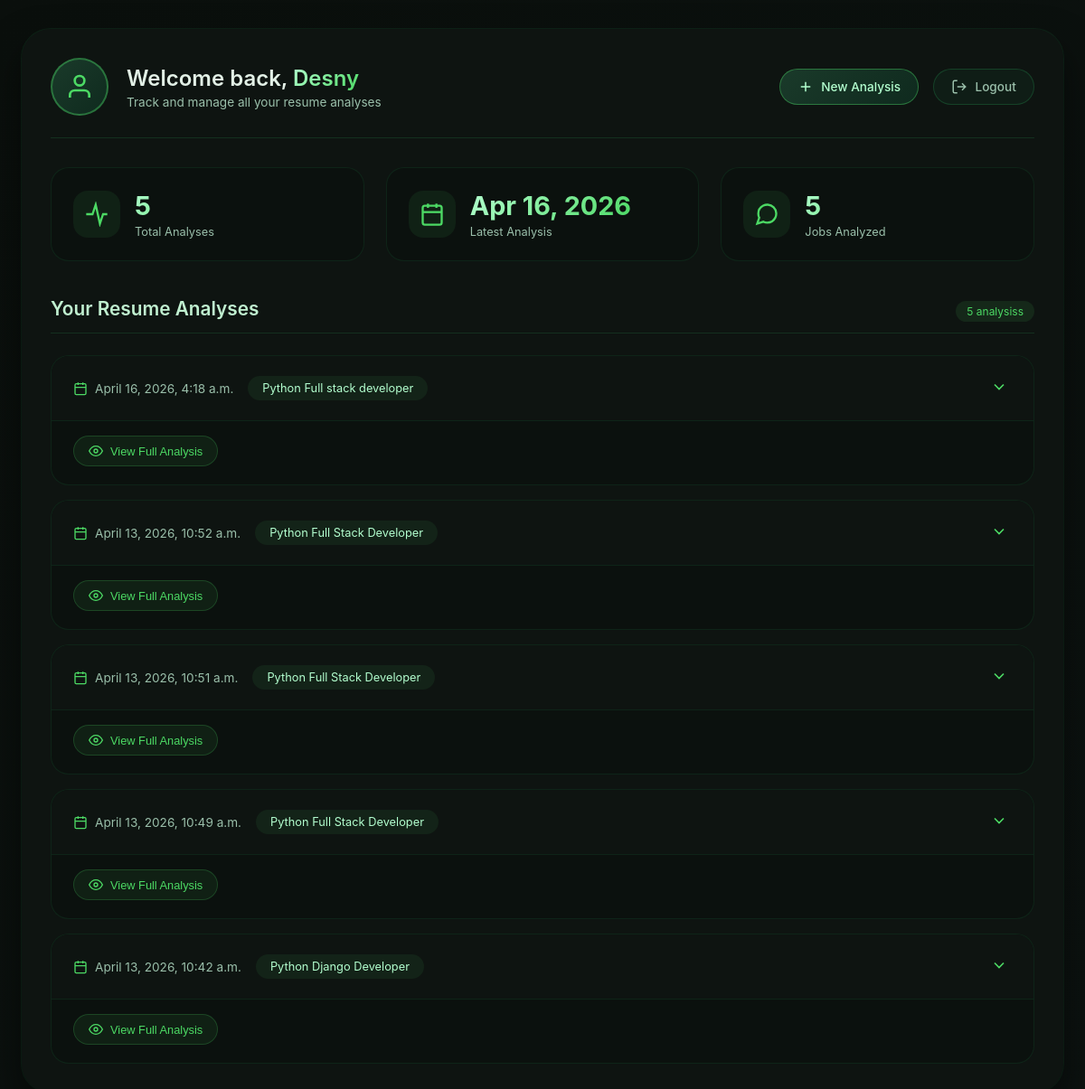
The page /dashboard/ (signed in) on the database its author committed.
### app/models.py (models this page shows, shortened)
class ResumeAnalysis(models.Model):
    user = models.ForeignKey(User, on_delete=models.CASCADE)
    resume=models.FileField(upload_to='resumes/')
    job_description=models.TextField()
    extracted_text=models.TextField(blank=True)
    result=models.TextField(blank=True)
    created_at=models.DateTimeField(auto_now_add=True)

### app/views.py (the view)
# urls.py: path('dashboard/', dashboard, name='dashboard'),
@login_required
def dashboard(request):
    analyses = ResumeAnalysis.objects.filter(user=request.user).order_by('-created_at')
    return render(request, 'dashboard.html', {'analyses': analyses})

### template/dashboard.html (shortened to what this page needs)
<!DOCTYPE html>
<html lang="en">
<head>
    {% load static %}
    <link rel="stylesheet" href="{% static 'css/dashboard.css' %}">
</head>
<body>
    <div class="container">
        <div class="dashboard-wrapper">
            <div class="dashboard-header">
                <div class="welcome-section">
                    <div class="avatar">
                        <svg viewBox="0 0 24 24" fill="none" stroke="currentColor" stroke-width="2">
                            <path d="M20 21v-2a4 4 0 0 0-4-4H8a4 4 0 0 0-4 4v2"/>
                            <circle cx="12" cy="7" r="4"/>
                        </svg>
                    </div>
                    <div class="welcome-text">
                        <h2>Welcome back, <span class="username">{{ request.user.username }}</span></h2>
                        <p class="welcome-subtitle">Track and manage all your resume analyses</p>
                    </div>
                    <div class="header-actions">
                        <a href="/" class="action-btn new-analysis-btn">
                            <svg viewBox="0 0 24 24" fill="none" stroke="currentColor" stroke-width="2">
                                <path d="M12 5v14M5 12h14"/>
                            </svg>
                            New Analysis
                        </a>
                        <a href="/logout/" class="action-btn logout-btn">
                            <svg viewBox="0 0 24 24" fill="none" stroke="currentColor" stroke-width="2">
                                <path d="M9 21H5a2 2 0 0 1-2-2V5a2 2 0 0 1 2-2h4M16 17l5-5-5-5M21 12H9"/>
                            </svg>
                            Logout
                        </a>
                    </div>
                </div>
            </div>
            <div class="stats-section">
                <div class="stat-card">
                    <div class="stat-icon">
                        <svg viewBox="0 0 24 24" fill="none" stroke="currentColor" stroke-width="2">
                            <path d="M22 12h-4l-3 9-4-18-3 9H2"/>
                        </svg>
                    </div>
                    <div class="stat-info">
                        <h3>{{ analyses|length }}</h3>
                        <p>Total Analyses</p>
                    </div>
                </div>
                <div class="stat-card">
                    <div class="stat-icon">
                        <svg viewBox="0 0 24 24" fill="none" stroke="currentColor" stroke-width="2">
                            <rect x="3" y="4" width="18" height="18" rx="2" ry="2"/>
                            <line x1="16" y1="2" x2="16" y2="6"/>
                            <line x1="8" y1="2" x2="8" y2="6"/>
                            <line x1="3" y1="10" x2="21" y2="10"/>
                        </svg>
                    </div>
                    <div class="stat-info">
                        <h3>{% if analyses %}{{ analyses.0.created_at|date:"M d, Y" }}{% else %}No data{% endif %}</h3>
                        <p>Latest Analysis</p>
                    </div>
                </div>
                <div class="stat-card">
                    <div class="stat-icon">
                        <svg viewBox="0 0 24 24" fill="none" stroke="currentColor" stroke-width="2">
                            <path d="M21 11.5a8.38 8.38 0 0 1-.9 3.8 8.5 8.5 0 0 1-7.6 4.7 8.38 8.38 0 0 1-3.8-.9L3 21l1.9-5.7a8.38 8.38 0 0 1-.9-3.8 8.5 8.5 0 0 1 4.7-7.6 8.38 8.38 0 0 1 3.8-.9h.5a8.48 8.48 0 0 1 8 8v.5z"/>
                        </svg>
                    </div>
                    <div class="stat-info">
                        <h3>{{ analyses|length|default:"0" }}</h3>
                        <p>Jobs Analyzed</p>
                    </div>
                </div>
            </div>
            <div class="analyses-section">
                <div class="section-header">
                    <h3>Your Resume Analyses</h3>
                    <span class="analysis-count">{{ analyses|length }} analysis{{ analyses|length|pluralize }}</span>
                </div>
                {% if analyses %}
                    <div class="analyses-list">
                        {% for item in analyses %}
                            <div class="analysis-card" data-id="{{ forloop.counter }}">
                                <div class="analysis-header" onclick="toggleAnalysis(this)">
                                    <div class="date-badge">
                                        <svg viewBox="0 0 24 24" fill="none" stroke="currentColor" stroke-width="2">
                                            <rect x="3" y="4" width="18" height="18" rx="2" ry="2"/>
                                            <line x1="16" y1="2" x2="16" y2="6"/>
                                            <line x1="8" y1="2" x2="8" y2="6"/>
                                            <line x1="3" y1="10" x2="21" y2="10"/>
                                        </svg>
                                        <span>{{ item.created_at }}</span>
                                    </div>
                                    <div class="job-title-badge">
                                        <span class="job-tag">{{ item.job_description|truncatechars:30 }}</span>
                                    </div>
                                    <button class="expand-btn">
                                        <svg viewBox="0 0 24 24" fill="none" stroke="currentColor" stroke-width="2">
                                            <polyline points="6 9 12 15 18 9"/>
                                        </svg>
                                    </button>
                                </div>
                                <div class="analysis-footer">
                                    <button class="view-full-btn" onclick="viewFullAnalysis('{{ item.result|escapejs }}', '{{ item.job_description|escapejs }}', '{{ item.created_at }}')">
                                        <svg viewBox="0 0 24 24" fill="none" stroke="currentColor" stroke-width="2">
                                            <path d="M1 12s4-8 11-8 11 8 11 8-4 8-11 8-11-8-11-8z"/>
                                            <circle cx="12" cy="12" r="3"/>
                                        </svg>
                                        View Full Analysis
                                    </button>
                                </div>
                            </div>
                        {% endfor %}
                    </div>
                {% endif %}
            </div>
        </div>
    </div>
</body>
</html>

### rows shown on the page
ResumeAnalysis: created_at "Apr 16, 2026", created_at "April 16, 2026, 4:18 a.m.", job_description "Python Full stack developer"
ResumeAnalysis: created_at "April 13, 2026, 10:52 a.m.", job_description "Python Full Stack Developer"
ResumeAnalysis: created_at "April 13, 2026, 10:51 a.m.", job_description "Python Full Stack Developer"
ResumeAnalysis: created_at "April 13, 2026, 10:49 a.m.", job_description "Python Full Stack Developer"
ResumeAnalysis: created_at "April 13, 2026, 10:42 a.m.", job_description "Python Django Developer"

### other values the page prints
{{ request.user.username }} "Desny"
{{ analyses|length }} "5"
{{ analyses|length|default:"0" }} "5"
